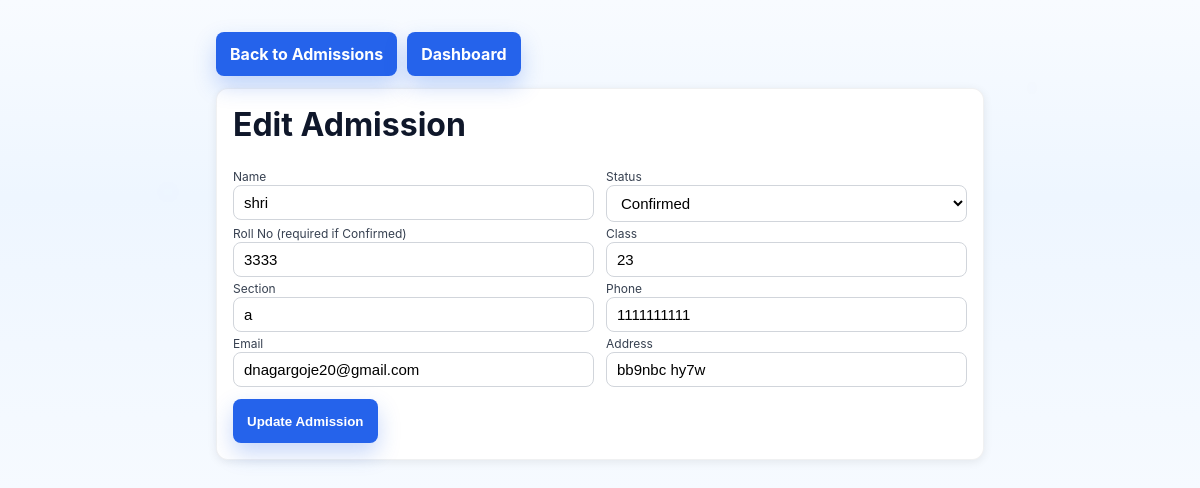
Screenshot of /admin/admissions/2/edit (signed in) with the database file from the repository.
### app.py (models this page shows)
class Admission(db.Model):
    __tablename__ = 'admissions'
    id = db.Column(db.Integer, primary_key=True)
    status = db.Column(db.String(20), default='pending', nullable=False)  # pending | confirmed | rejected
    admission_date = db.Column(db.DateTime, default=datetime.utcnow, nullable=False)
    roll_no = db.Column(db.String(50), unique=True, nullable=True)  # optional until confirmed
    name = db.Column(db.String(120), nullable=False)
    class_name = db.Column(db.String(50), nullable=True)
    section = db.Column(db.String(10), nullable=True)
    phone = db.Column(db.String(20), nullable=True)
    email = db.Column(db.String(120), nullable=True)
    address = db.Column(db.Text, nullable=True)
    password = db.Column(db.String(128), nullable=True)
    student_id = db.Column(db.Integer, db.ForeignKey('students.id'), nullable=True)

### app.py (the view, shortened to what this page needs)
@app.route('/admin/admissions/<int:adm_id>/edit', methods=['GET', 'POST'])
@admin_required
def admin_admissions_edit(adm_id):
    adm = Admission.query.get_or_404(adm_id)
    return render_template('admin_admissions_edit.html', adm=adm)

### app.py (called while the page is built)
def admin_required(view_func):
    from functools import wraps
    @wraps(view_func)
    def wrapper(*args, **kwargs):
        if 'admin_id' not in session:
            flash('Please login as admin to continue', 'warning')
            return redirect(url_for('admin_login'))
        return view_func(*args, **kwargs)
    return wrapper

### templates/admin_admissions_edit.html (shortened to what this page needs)
<!doctype html>
<html lang="en">
<head>
  <link rel="stylesheet" href="/static/home.css" />
  <link rel="stylesheet" href="/static/auth.css" />
</head>
<body>
  <div class="container">
    <div class="toolbar">
      <a class="btn" href="/admin/admissions">Back to Admissions</a>
      <a class="btn" href="/admin/dashboard">Dashboard</a>
    </div>
    <div class="card">
      <h1 style="margin-top:0;">Edit Admission</h1>
      <form id="editAdmissionForm" method="post" action="/admin/admissions/{{ adm.id }}/edit">
        <div class="row">
          <div>
            <label>Name</label>
            <input class="input" type="text" name="name" value="{{ adm.name }}" required />
          </div>
          <div>
            <label>Status</label>
            <select class="input" name="status" required>
              <option value="confirmed" {{ 'selected' if adm.status=='confirmed' else '' }}>Confirmed</option>
            </select>
          </div>
        </div>
        <div class="row">
          <div>
            <label>Roll No (required if Confirmed)</label>
            <input class="input" type="text" name="roll_no" value="{{ adm.roll_no or '' }}" />
          </div>
          <div>
            <label>Class</label>
            <input class="input" type="text" name="class_name" value="{{ adm.class_name or '' }}" />
          </div>
        </div>
        <div class="row">
          <div>
            <label>Section</label>
            <input class="input" type="text" name="section" value="{{ adm.section or '' }}" />
          </div>
          <div>
            <label>Phone</label>
            <input class="input" type="text" name="phone" value="{{ adm.phone or '' }}" />
          </div>
        </div>
        <div class="row">
          <div>
            <label>Email</label>
            <input class="input" type="email" name="email" value="{{ adm.email or '' }}" />
          </div>
          <div>
            <label>Address</label>
            <input class="input" type="text" name="address" value="{{ adm.address or '' }}" />
          </div>
        </div>
        <div style="margin-top:12px;">
          <button class="btn" type="submit" onclick="(function(btn){ var f = btn && btn.form; if(!f) return; if (typeof f.requestSubmit === 'function') { f.requestSubmit(); } else { f.submit(); } })(this); return false;">Update Admission</button>
        </div>
      </form>
      </div>
</body>
</html>

### public/clone.css (style rules this page uses)
:root { --bg:#f6faff;--card:#ffffff;--text:#0f172a;--muted:#475569;--primary:#2563eb;--accent:#f97316;--ring:rgba(37,99,235,.15) }
* { box-sizing:border-box }
html,body { margin:0;padding:0 }
body { font-family:'Inter',system-ui,-apple-system,Segoe UI,Roboto,Ubuntu,'Helvetica Neue',Arial,'Noto Sans',sans-serif;color:var(--text);background:linear-gradient(180deg,#f8fbff, #eef6ff 40%, #f6faff 100%) }
body:before { content:"";position:fixed;inset:-120px;pointer-events:none;background: radial-gradient(12px 12px at 20% 30%, rgba(96,165,250,.12), transparent 60%), radial-gradient(10px 10px at 80% 20%, rgba(34,211,238,.12), transparent 60%), radial-gradient(8px 8px at 40% 70%, rgba(245,158,11,.12), transparent 60%); filter:blur(10px);opacity:.6;animation:bg-drift 40s linear infinite;z-index:-1 }
.container { max-width:1120px;margin:0 auto;padding:0 20px }
.btn { display:inline-flex;align-items:center;justify-content:center;height:44px;padding:0 16px;border-radius:10px;border:1px solid transparent;text-decoration:none;font-weight:700;cursor:pointer;transition:all .2s ease }
.card { background:var(--card);border:1px solid rgba(15,23,42,.06);border-radius:16px;padding:24px;box-shadow:0 10px 30px rgba(2,6,23,.04);transition:transform .25s ease, box-shadow .3s ease, border-color .25s ease }
.card:before { content:"";position:absolute;inset:0;border-radius:16px;background:radial-gradient(120% 120% at 0% 0%, rgba(96,165,250,.12), transparent 60%);opacity:0;transition:opacity .3s ease }
.card { position:relative }
.btn { display: flex; align-items: center; gap: 5px; padding: 8px 15px; background-color: #ff9800; color: white; border-radius: 5px; text-decoration: none; cursor: pointer; }

### templates/admin_admissions_edit.html (style rules this page uses)
.container { max-width:800px;margin:32px auto;padding:0 16px }
.card { background:#fff;border-radius:12px;padding:16px;box-shadow:0 2px 10px rgba(0,0,0,0.08) }
.row { display:grid;grid-template-columns:1fr 1fr;gap:12px }
label { font-size:12px;color:#374151 }
.input, select, textarea { border:1px solid #d1d5db;border-radius:8px;padding:8px 10px;width:100% }
.btn { background:#2563eb;color:#fff;border:none;border-radius:8px;padding:10px 14px;cursor:pointer }
.toolbar { display:flex;gap:10px;margin-bottom:12px }
.btn { pointer-events: auto; position: relative; z-index: 10; }
.container, .card { position: relative; z-index: 5; }

### rows the page displays
Admission: name "shri", roll_no "3333", class_name "23", section "a", phone "1111111111", email "dnagargoje20@gmail.com", address "bb9nbc hy7w"
